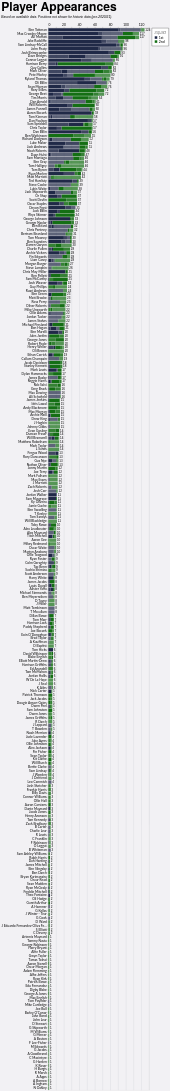

Describe this chart as a Vega-Lite specification.
### Vega-Lite specification from a JSON file in a GitHub repository (floating-point values rounded to 4 significant figures; data arrays with more than 128 entries replaced by an {"elided": "..."} marker saying what was removed)
{"config": {"axis": {"labelFont": "Lato, sans-serif", "titleFont": "PT Sans Narrow, Helvetica Neue, Helvetica, Arial, sans-serif", "labelFontSize": 13, "titleFontSize": 24, "gridColor": "#202947", "gridOpacity": 0.2}, "header": {"labelFont": "PT Sans Narrow, Helvetica Neue, Helvetica, Arial, sans-serif", "titleFont": "PT Sans Narrow, Helvetica Neue, Helvetica, Arial, sans-serif", "labelFontSize": 24, "titleFontSize": 28, "labelFontWeight": "bold", "orient": "left"}, "legend": {"labelFont": "Lato, sans-serif", "titleFont": "PT Sans Narrow, Helvetica Neue, Helvetica, Arial, sans-serif", "labelFontSize": 14, "titleFontSize": 16, "titlePadding": 5, "fillColor": "white", "strokeColor": "black", "padding": 10, "titleFontWeight": "lighter", "titleFontStyle": "italic", "titleColor": "gray", "offset": 10}, "title": {"font": "PT Sans Narrow, Helvetica Neue, Helvetica, Arial, sans-serif", "fontSize": 48, "fontWeight": "bold", "anchor": "start", "align": "center", "titlePadding": 20, "subtitlePadding": 10, "subtitleFontSize": 13, "subtitleColor": "", "subtitleFontStyle": "italic", "offset": 15, "color": "black"}, "axisX": {"labelAngle": 0}, "facet": {"title": null, "header": null, "align": {"row": "each", "column": "each"}}, "resolve": {"scale": {"y": "independent", "facet": "independent"}}, "background": "#f2f1f4"}, "layer": [{"mark": {"type": "bar"}, "encoding": {"color": {"field": "squad", "legend": {"orient": "right"}, "scale": {"domain": ["1st", "2nd"], "range": ["#202947", "#146f14"]}, "title": "Squad", "type": "nominal"}, "opacity": {"field": "start", "legend": null, "scale": {"domain": ["Start", "Bench", "Unknown"], "range": [1.0, 0.7, 0.4]}, "type": "nominal"}, "order": {"field": "squad", "sort": "ascending", "type": "quantitative"}, "tooltip": [{"field": "player", "title": "Player", "type": "nominal"}, {"field": "squad", "title": "Squad", "type": "nominal"}, {"aggregate": "sum", "field": "games", "title": "Games", "type": "quantitative"}, {"field": "start", "title": "Started?", "type": "nominal"}], "x": {"aggregate": "sum", "axis": {"orient": "top", "title": null}, "field": "games", "type": "quantitative"}, "y": {"field": "player", "sort": "-x", "title": null, "type": "nominal"}}, "title": {"text": "Player Appearances", "subtitle": "Based on available data. Positions not shown for historic data (pre-2020/21)."}}, {"mark": {"type": "text", "align": "left", "baseline": "middle", "dx": 3, "fontSize": 12}, "encoding": {"text": {"aggregate": "sum", "field": "games", "type": "quantitative"}, "x": {"aggregate": "sum", "field": "games", "type": "quantitative"}, "y": {"field": "player", "sort": "-x", "type": "nominal"}}}], "data": {"name": "data-013d89afcece3c96df5d094f1c08c585"}, "height": {"step": 15}, "width": 400, "$schema": "https://vega.github.io/schema/vega-lite/v5.20.1.json", "datasets": {"data-013d89afcece3c96df5d094f1c08c585": {"elided": "2091 records"}}}
